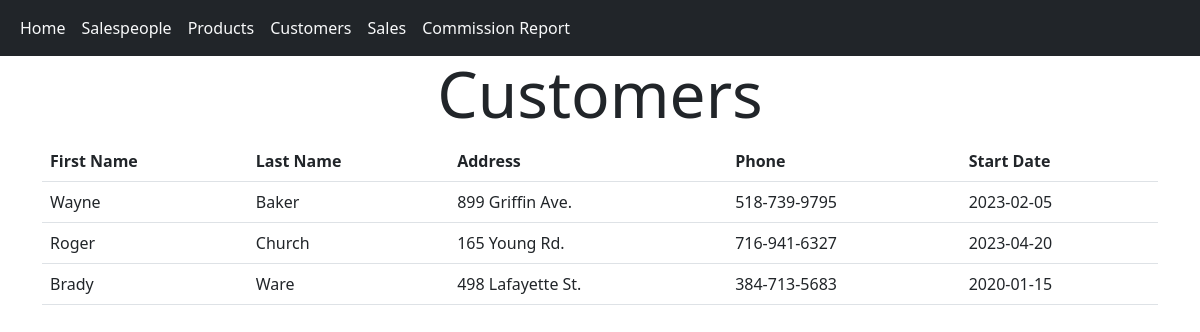
Page /customers on the committed database.
### bespoked_bikes_sales/models.py (models this page shows)
class Customer(db.Model):
    id: Mapped[int] = mapped_column(primary_key=True)
    first_name: Mapped[str] = mapped_column(String(20))
    last_name: Mapped[str] = mapped_column(String(20))
    address: Mapped[str] = mapped_column(String(50))
    phone: Mapped[str] = mapped_column(String(10))
    start_date: Mapped[date] = mapped_column()

### bespoked_bikes_sales/routes.py (the view)
@app.route("/customers")
def customers():
    customer_list = db.session.execute(db.select(Customer).order_by(Customer.last_name)).scalars()
    return render_template("customers.jinja", customers=customer_list)

### bespoked_bikes_sales/templates/customers.jinja (shortened to what this page needs)
{% extends "base.jinja" %}
{% block body %}
<div class="container">
	<h1 class="display-3 text-center">Customers</h1>
	<table class="table">
		<thead>
			<tr>
				<th scope="col">First Name</th>
				<th scope="col">Last Name</th>
				<th scope="col">Address</th>
				<th scope="col">Phone</th>
				<th scope="col">Start Date</th>
			</tr>
		</thead>
		<tbody>
			{% for customer in customers %}
			<tr>
				<td>{{ customer.first_name }}</td>
				<td>{{ customer.last_name }}</td>
				<td>{{ customer.address }}</td>
				<td>{{ customer.phone }}</td>
				<td>{{ customer.start_date }}</td>
			</tr>
			{% endfor %}
		</tbody>
	</table>
</div>
{% endblock body %}

### rows in the picture
Customer: first_name "Wayne", last_name "Baker", address "899 Griffin Ave.", phone "518-739-9795", start_date "2023-02-05"
Customer: first_name "Roger", last_name "Church", address "165 Young Rd.", phone "716-941-6327", start_date "2023-04-20"
Customer: first_name "Brady", last_name "Ware", address "498 Lafayette St.", phone "384-713-5683", start_date "2020-01-15"
